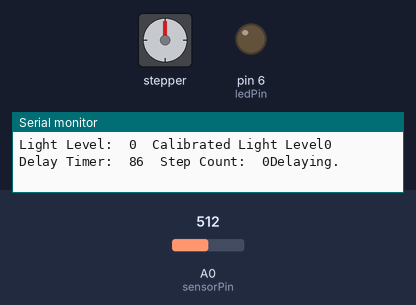
Bench run of a sketch on a simulated Arduino Uno, built with avr-gcc and run on an emulated ATmega328P. On the bench: stepper motor, output pins drawn as LEDs (lit = HIGH), the last lines printed to the serial monitor. Wiring (inferred from the names in the program): stepper motor (2048 steps per turn assumed): coils pin 11, pin 10, pin 9, pin 8. The inputs (shaded band) are chosen by the test bench; at power-on: A0 (sensorPin) = 512. Pins used as bus, display or sensor lines are not drawn.

Above: at 1.2 s.
1.3 s: A0 (sensorPin) set to 529
At 1.8 s:
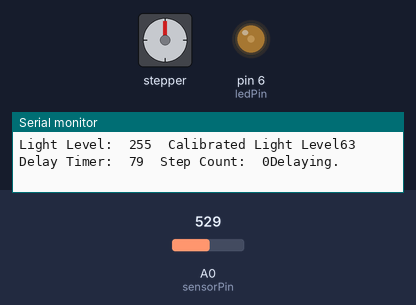
2.9 s: A0 (sensorPin) set to 511
At 3.7 s:
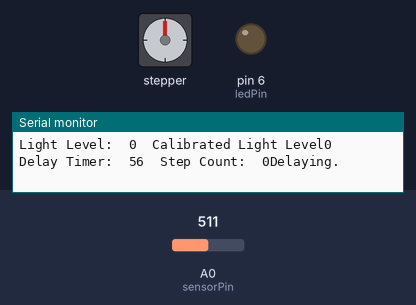
5.9 s: A0 (sensorPin) set to 716
At 6.3 s:
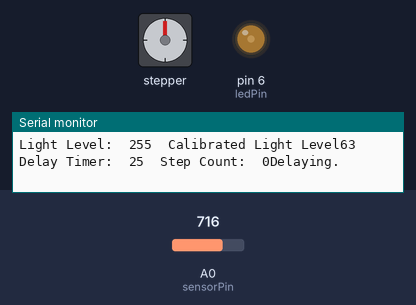
8.9 s: A0 (sensorPin) set to 306
At 9.97 s:
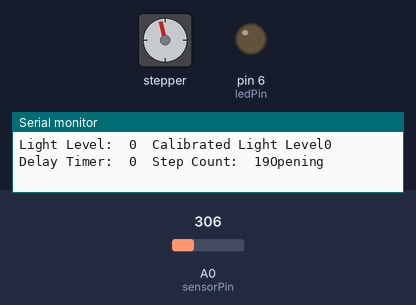
11.9 s: A0 (sensorPin) set to 328
At 12.13 s:
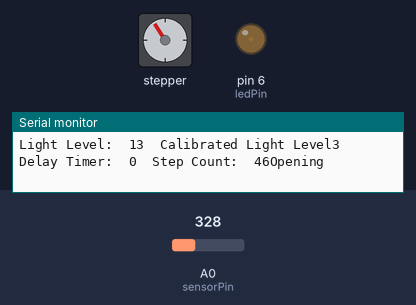
14.9 s: A0 (sensorPin) set to 140
At 15.13 s:
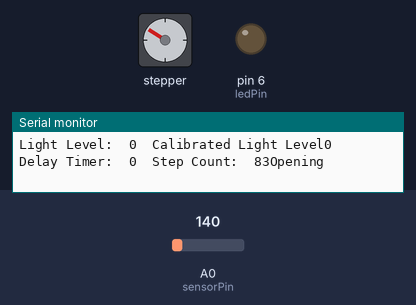
Timing chart, 0 to 21.6 s (numbered marks = the images above; inputs shaded):
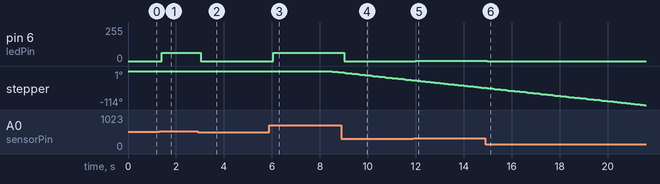

Measured:
- the behaviour switches between 512 and 513 on A0 (sensorPin) (found by bisection; images 0 and 1)
- the behaviour switches between 314 and 315 on A0 (sensorPin) (found by bisection; images 4 and 5)
- after the input at 1.3 s, pin 6 (ledPin): 0/255 → 63/255 after 0.11 s
- after the input at 2.9 s, pin 6 (ledPin): 63/255 → 0/255 after 0.12 s
- after the input at 8.9 s, pin 6 (ledPin): 63/255 → 0/255 after 0.11 s
- after the input at 11.9 s, pin 6 (ledPin): 0/255 → 3/255 after 0.07 s
- after the input at 14.9 s, pin 6 (ledPin): 3/255 → 0/255 after 0.07 s

The sketch:

lumosynth.ino
```cpp
#include <Stepper.h>

const int sensorPin = 0;
const int ledPin = 6;

// We'll also set up some global variables for the light level:
int lightLevel;
int calibratedlightLevel; // used to store the scaled / calibrated lightLevel
int maxThreshold = 0;     // used for setting the "max" light level
int minThreshold = 1023;  // used for setting the "min" light level

const int srev = 200;     // change this to fit the number of steps per revolution
int motorSpeed = 1;
int motorPin1 = 11;
int motorPin2 = 10;
int motorPin3 = 9;
int motorPin4 = 8;
Stepper stl(srev, motorPin4,motorPin3,motorPin2,motorPin1);
int stepCount = 0;        // number of steps the motor has taken
int stepThreshold = 4096 * (180.0 / 360) / 8;

boolean opened = false;
boolean closed = true;
boolean opening = false;
boolean transitioning = false;

String msg = "";

int delayPeriod=100;
int delayTimer=100;

const int clockwisePin = 2;     // the number of the pushbutton pin
const int counterclockwisePin = 4;
int clockwisePinState = 0;
int counterclockwisePinState = 0;

void setup()
{
  pinMode(ledPin, OUTPUT);// Set up the LED pin to be an output.
  pinMode(motorPin1, OUTPUT);// Set up the LED pin to be an output.
  pinMode(motorPin2, OUTPUT);// Set up the LED pin to be an output.
  pinMode(motorPin3, OUTPUT);// Set up the LED pin to be an output.
  pinMode(motorPin4, OUTPUT);// Set up the LED pin to be an output.
  pinMode(clockwisePin, INPUT);
  Serial.begin(9600);
}

void loop()
{
  lightLevel = analogRead(sensorPin);   // reads the voltage on the sensorPin
  autoRange();                          // autoRanges the min / max values you see in your room.

  calibratedlightLevel = map(lightLevel, 0, 1023, 0, 255);
  printConstants();

  analogWrite(ledPin, calibratedlightLevel);    // set the led level based on the input lightLevel.

  handlePetals();
//  handleManual();
}

void openPetals()
{
  if(delayTimer != 0)
    return;
  else {
    closed = false;
    opened = false;
    transitioning = true;
    opening = true;
  }
}

void closePetals()
{
  if(delayTimer != 0)
    return;
  else {
    closed = false;
    opened = false;
    transitioning = true;
    opening = false;
  }
}

void handlePetals() {

  if(delayTimer > 0) {
    delayTimer--;
    msg = "Delaying.";
  } else {
    delayTimer = 0;
    if(transitioning) {
      handleTransition();
    } else if(closed) {
      handleClosed();
    } else if(opened) {
      handleOpened();
    } else {
      Serial.println("Invalid State! Neither Open, Closed, or in Transition!");
    }
  }
}

// Precondition: currently set to be transitioning
void handleTransition() {
  if(opening) {
    msg = "Opening";
    clockwise();
  } else {
    msg = "Closing";
    counterclockwise();
  }

  stepCount++;

  if(stepCount >= stepThreshold) {
    transitioning = false;
    // Arrived at our destination, set closed and opened variables
    closed = !opening;
    opened = opening;
    stepCount = 0;
    delayTimer = delayPeriod;
  }
}

void handleOpened() {
  msg = "Opened";
  if(lightLevel < 100)
    closePetals();
}

void handleClosed() {
  msg = "Closed";
  if(lightLevel > 150)
    openPetals();
}

void autoRange()
{
  if (lightLevel < minThreshold)  // minThreshold was initialized to 1023 -- so, if it's less, reset the threshold level.
    minThreshold = lightLevel;

  if (lightLevel > maxThreshold)  // maxThreshold was initialized to 0 -- so, if it's bigger, reset the threshold level.
    maxThreshold = lightLevel;

  // Once we have the highest and lowest values, we can stick them
  // directly into the map() function.
  //
  // This function must run a few times to get a good range of bright and dark values in order to work.

  lightLevel = map(lightLevel, minThreshold, maxThreshold, 0, 255);
  lightLevel = constrain(lightLevel, 0, 255);
}

void printConstants()
{
  Serial.print("Light Level:\t");
  Serial.print(lightLevel);
  Serial.print("\tCalibrated Light Level");       // tab character
  Serial.print(calibratedlightLevel);   // println prints an CRLF at the end (creates a new line after)
  Serial.print("\tDelay Timer:\t");
  Serial.print(delayTimer);
  Serial.print("\tStep Count:\t");
  Serial.print(stepCount);
  Serial.println(msg);
}

//////////////////////////////////////////////////////////////////////////////
//set pins to ULN2003 high in sequence from 1 to 4
//delay "motorSpeed" between each pin setting (to determine speed)

void counterclockwise (){
 // 1
 digitalWrite(motorPin1, HIGH);
 digitalWrite(motorPin2, LOW);
 digitalWrite(motorPin3, LOW);
 digitalWrite(motorPin4, LOW);
 delay(motorSpeed);
 // 2
 digitalWrite(motorPin1, HIGH);
 digitalWrite(motorPin2, HIGH);
 digitalWrite(motorPin3, LOW);
 digitalWrite(motorPin4, LOW);
 delay (motorSpeed);
 // 3
 digitalWrite(motorPin1, LOW);
 digitalWrite(motorPin2, HIGH);
 digitalWrite(motorPin3, LOW);
 digitalWrite(motorPin4, LOW);
 delay(motorSpeed);
 // 4
 digitalWrite(motorPin1, LOW);
 digitalWrite(motorPin2, HIGH);
 digitalWrite(motorPin3, HIGH);
 digitalWrite(motorPin4, LOW);
 delay(motorSpeed);
 // 5
 digitalWrite(motorPin1, LOW);
 digitalWrite(motorPin2, LOW);
 digitalWrite(motorPin3, HIGH);
 digitalWrite(motorPin4, LOW);
 delay(motorSpeed);
 // 6
 digitalWrite(motorPin1, LOW);
 digitalWrite(motorPin2, LOW);
 digitalWrite(motorPin3, HIGH);
 digitalWrite(motorPin4, HIGH);
 delay (motorSpeed);
 // 7
 digitalWrite(motorPin1, LOW);
 digitalWrite(motorPin2, LOW);
 digitalWrite(motorPin3, LOW);
 digitalWrite(motorPin4, HIGH);
 delay(motorSpeed);
 // 8
 digitalWrite(motorPin1, HIGH);
 digitalWrite(motorPin2, LOW);
 digitalWrite(motorPin3, LOW);
 digitalWrite(motorPin4, HIGH);
 delay(motorSpeed);
}

//////////////////////////////////////////////////////////////////////////////
//set pins to ULN2003 high in sequence from 4 to 1
//delay "motorSpeed" between each pin setting (to determine speed)

void clockwise(){
 // 1
 digitalWrite(motorPin4, HIGH);
 digitalWrite(motorPin3, LOW);
 digitalWrite(motorPin2, LOW);
 digitalWrite(motorPin1, LOW);
 delay(motorSpeed);
 // 2
 digitalWrite(motorPin4, HIGH);
 digitalWrite(motorPin3, HIGH);
 digitalWrite(motorPin2, LOW);
 digitalWrite(motorPin1, LOW);
 delay (motorSpeed);
 // 3
 digitalWrite(motorPin4, LOW);
 digitalWrite(motorPin3, HIGH);
 digitalWrite(motorPin2, LOW);
 digitalWrite(motorPin1, LOW);
 delay(motorSpeed);
 // 4
 digitalWrite(motorPin4, LOW);
 digitalWrite(motorPin3, HIGH);
 digitalWrite(motorPin2, HIGH);
 digitalWrite(motorPin1, LOW);
 delay(motorSpeed);
 // 5
 digitalWrite(motorPin4, LOW);
 digitalWrite(motorPin3, LOW);
 digitalWrite(motorPin2, HIGH);
 digitalWrite(motorPin1, LOW);
 delay(motorSpeed);
 // 6
 digitalWrite(motorPin4, LOW);
 digitalWrite(motorPin3, LOW);
 digitalWrite(motorPin2, HIGH);
 digitalWrite(motorPin1, HIGH);
 delay (motorSpeed);
 // 7
 digitalWrite(motorPin4, LOW);
 digitalWrite(motorPin3, LOW);
 digitalWrite(motorPin2, LOW);
 digitalWrite(motorPin1, HIGH);
 delay(motorSpeed);
 // 8
 digitalWrite(motorPin4, HIGH);
 digitalWrite(motorPin3, LOW);
 digitalWrite(motorPin2, LOW);
 digitalWrite(motorPin1, HIGH);
 delay(motorSpeed);
}

void handleManual() {
  clockwisePinState = digitalRead(clockwisePin);
  counterclockwisePinState = digitalRead(counterclockwisePin);
  int manualSteps = 10;

  Serial.print(clockwisePinState);
  Serial.println(counterclockwisePinState);

  if(clockwisePinState == HIGH) {
    for(int i = 0; i < manualSteps; i++)
      clockwise();
  } else if(counterclockwisePinState == HIGH) {
    for(int i = 0; i < manualSteps; i++)
      counterclockwise();
  }
}
```
